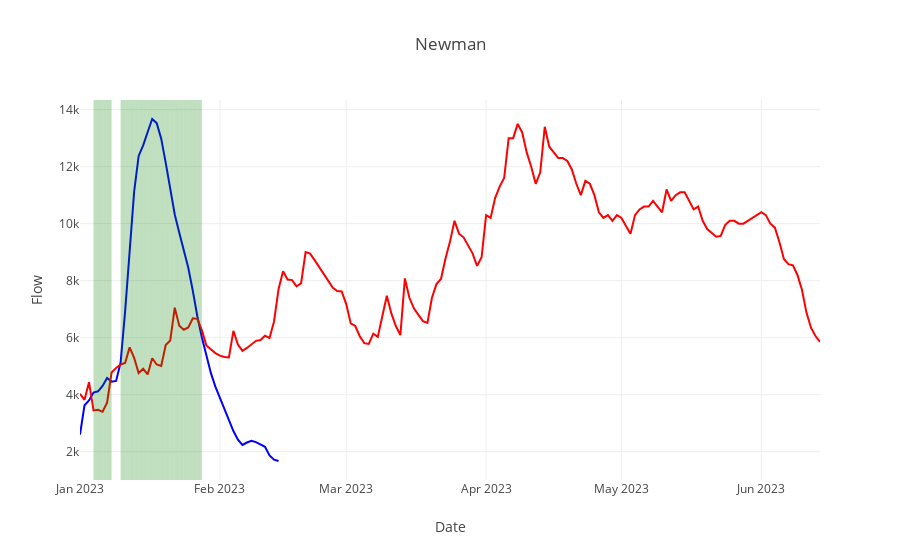

Notebook cell for this chart:
### Code cell
import plotly.express as px
import plotly.graph_objects as go

class condition_chart:
	def __init__(self,df,condition_col,actual_col):
		df['condition'] = df[condition_col]
		df['actual'] = df[actual_col]
		condition = px.line(df, y='condition', title='Condition')
		actual = px.line(df, y='actual', title='Actual')

		df = df.assign(passes = lambda df: df['actual'] > df['condition'])
		fig = go.Figure()
		fig.add_trace(actual.data[0])
		# make flow line blue
		fig.data[0].line.color = 'blue'

		fig.add_trace(condition.data[0])
		# make percentile line red
		fig.data[1].line.color = 'red'
		
		for i,y in df.iterrows():
			if y['passes']:
				fig.add_vrect(
					x0=i,
					x1=i.shift(days=1),
					fillcolor="green",
					opacity=0.25,
					line_width=0,
				)
		# set title to Newman, x axis to date, y axis to flow
		fig.update_layout(
			title="Newman",
			xaxis_title="Date",
			yaxis_title="Flow",
			showlegend=True,
			legend=dict(
				yanchor="top",
				y=0.99,
				xanchor="left",
				x=0.01
			)
		)
		# add lines to legend
		# fig.update_layout(



		self.fig = fig
C = condition_chart(df,'percentile',"Flow")
C.fig.show()

### Figure 1 — Plotly figure (JSON) as saved in the notebook; plotly's stock layout.template omitted (floating-point values rounded to 4 significant figures; data arrays with more than 128 entries replaced by an {"elided": "..."} marker saying what was removed)
{"data": [{"hovertemplate": "index=%{x}<br>actual=%{y}<extra></extra>", "legendgroup": "", "line": {"color": "blue", "dash": "solid"}, "marker": {"symbol": "circle"}, "mode": "lines", "name": "", "orientation": "v", "showlegend": false, "type": "scatter", "x": {"elided": "165 str values"}, "xaxis": "x", "y": {"elided": "165 float values"}, "yaxis": "y"}, {"hovertemplate": "index=%{x}<br>condition=%{y}<extra></extra>", "legendgroup": "", "line": {"color": "red", "dash": "solid"}, "marker": {"symbol": "circle"}, "mode": "lines", "name": "", "orientation": "v", "showlegend": false, "type": "scatter", "x": {"elided": "165 str values"}, "xaxis": "x", "y": {"elided": "165 int values"}, "yaxis": "y"}], "layout": {"legend": {"x": 0.01, "xanchor": "left", "y": 0.99, "yanchor": "top"}, "shapes": [{"fillcolor": "green", "line": {"width": 0}, "opacity": 0.25, "type": "rect", "x0": "2023-01-04T00:00:00+00:00", "x1": "2023-01-05T00:00:00+00:00", "xref": "x", "y0": 0, "y1": 1, "yref": "y domain"}, {"fillcolor": "green", "line": {"width": 0}, "opacity": 0.25, "type": "rect", "x0": "2023-01-05T00:00:00+00:00", "x1": "2023-01-06T00:00:00+00:00", "xref": "x", "y0": 0, "y1": 1, "yref": "y domain"}, {"fillcolor": "green", "line": {"width": 0}, "opacity": 0.25, "type": "rect", "x0": "2023-01-06T00:00:00+00:00", "x1": "2023-01-07T00:00:00+00:00", "xref": "x", "y0": 0, "y1": 1, "yref": "y domain"}, {"fillcolor": "green", "line": {"width": 0}, "opacity": 0.25, "type": "rect", "x0": "2023-01-07T00:00:00+00:00", "x1": "2023-01-08T00:00:00+00:00", "xref": "x", "y0": 0, "y1": 1, "yref": "y domain"}, {"fillcolor": "green", "line": {"width": 0}, "opacity": 0.25, "type": "rect", "x0": "2023-01-10T00:00:00+00:00", "x1": "2023-01-11T00:00:00+00:00", "xref": "x", "y0": 0, "y1": 1, "yref": "y domain"}, {"fillcolor": "green", "line": {"width": 0}, "opacity": 0.25, "type": "rect", "x0": "2023-01-11T00:00:00+00:00", "x1": "2023-01-12T00:00:00+00:00", "xref": "x", "y0": 0, "y1": 1, "yref": "y domain"}, {"fillcolor": "green", "line": {"width": 0}, "opacity": 0.25, "type": "rect", "x0": "2023-01-12T00:00:00+00:00", "x1": "2023-01-13T00:00:00+00:00", "xref": "x", "y0": 0, "y1": 1, "yref": "y domain"}, {"fillcolor": "green", "line": {"width": 0}, "opacity": 0.25, "type": "rect", "x0": "2023-01-13T00:00:00+00:00", "x1": "2023-01-14T00:00:00+00:00", "xref": "x", "y0": 0, "y1": 1, "yref": "y domain"}, {"fillcolor": "green", "line": {"width": 0}, "opacity": 0.25, "type": "rect", "x0": "2023-01-14T00:00:00+00:00", "x1": "2023-01-15T00:00:00+00:00", "xref": "x", "y0": 0, "y1": 1, "yref": "y domain"}, {"fillcolor": "green", "line": {"width": 0}, "opacity": 0.25, "type": "rect", "x0": "2023-01-15T00:00:00+00:00", "x1": "2023-01-16T00:00:00+00:00", "xref": "x", "y0": 0, "y1": 1, "yref": "y domain"}, {"fillcolor": "green", "line": {"width": 0}, "opacity": 0.25, "type": "rect", "x0": "2023-01-16T00:00:00+00:00", "x1": "2023-01-17T00:00:00+00:00", "xref": "x", "y0": 0, "y1": 1, "yref": "y domain"}, {"fillcolor": "green", "line": {"width": 0}, "opacity": 0.25, "type": "rect", "x0": "2023-01-17T00:00:00+00:00", "x1": "2023-01-18T00:00:00+00:00", "xref": "x", "y0": 0, "y1": 1, "yref": "y domain"}, {"fillcolor": "green", "line": {"width": 0}, "opacity": 0.25, "type": "rect", "x0": "2023-01-18T00:00:00+00:00", "x1": "2023-01-19T00:00:00+00:00", "xref": "x", "y0": 0, "y1": 1, "yref": "y domain"}, {"fillcolor": "green", "line": {"width": 0}, "opacity": 0.25, "type": "rect", "x0": "2023-01-19T00:00:00+00:00", "x1": "2023-01-20T00:00:00+00:00", "xref": "x", "y0": 0, "y1": 1, "yref": "y domain"}, {"fillcolor": "green", "line": {"width": 0}, "opacity": 0.25, "type": "rect", "x0": "2023-01-20T00:00:00+00:00", "x1": "2023-01-21T00:00:00+00:00", "xref": "x", "y0": 0, "y1": 1, "yref": "y domain"}, {"fillcolor": "green", "line": {"width": 0}, "opacity": 0.25, "type": "rect", "x0": "2023-01-21T00:00:00+00:00", "x1": "2023-01-22T00:00:00+00:00", "xref": "x", "y0": 0, "y1": 1, "yref": "y domain"}, {"fillcolor": "green", "line": {"width": 0}, "opacity": 0.25, "type": "rect", "x0": "2023-01-22T00:00:00+00:00", "x1": "2023-01-23T00:00:00+00:00", "xref": "x", "y0": 0, "y1": 1, "yref": "y domain"}, {"fillcolor": "green", "line": {"width": 0}, "opacity": 0.25, "type": "rect", "x0": "2023-01-23T00:00:00+00:00", "x1": "2023-01-24T00:00:00+00:00", "xref": "x", "y0": 0, "y1": 1, "yref": "y domain"}, {"fillcolor": "green", "line": {"width": 0}, "opacity": 0.25, "type": "rect", "x0": "2023-01-24T00:00:00+00:00", "x1": "2023-01-25T00:00:00+00:00", "xref": "x", "y0": 0, "y1": 1, "yref": "y domain"}, {"fillcolor": "green", "line": {"width": 0}, "opacity": 0.25, "type": "rect", "x0": "2023-01-25T00:00:00+00:00", "x1": "2023-01-26T00:00:00+00:00", "xref": "x", "y0": 0, "y1": 1, "yref": "y domain"}, {"fillcolor": "green", "line": {"width": 0}, "opacity": 0.25, "type": "rect", "x0": "2023-01-26T00:00:00+00:00", "x1": "2023-01-27T00:00:00+00:00", "xref": "x", "y0": 0, "y1": 1, "yref": "y domain"}, {"fillcolor": "green", "line": {"width": 0}, "opacity": 0.25, "type": "rect", "x0": "2023-01-27T00:00:00+00:00", "x1": "2023-01-28T00:00:00+00:00", "xref": "x", "y0": 0, "y1": 1, "yref": "y domain"}], "showlegend": true, "title": {"text": "Newman"}, "xaxis": {"title": {"text": "Date"}}, "yaxis": {"title": {"text": "Flow"}}}}
